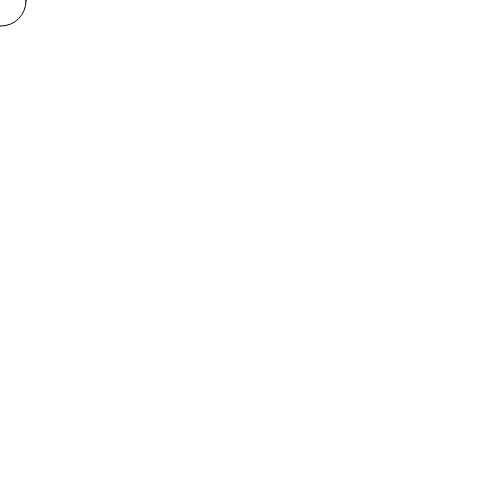
Frame 1 (no input)
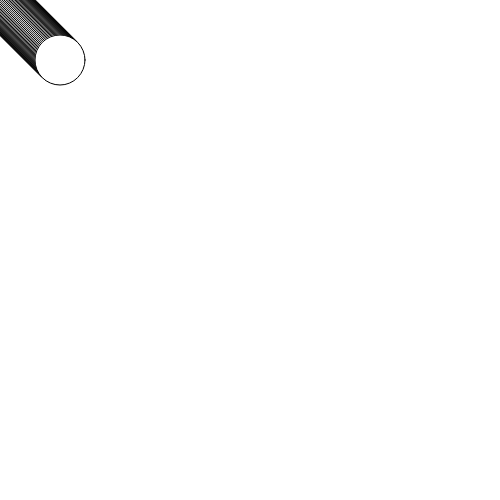
Frame 60 (no input)
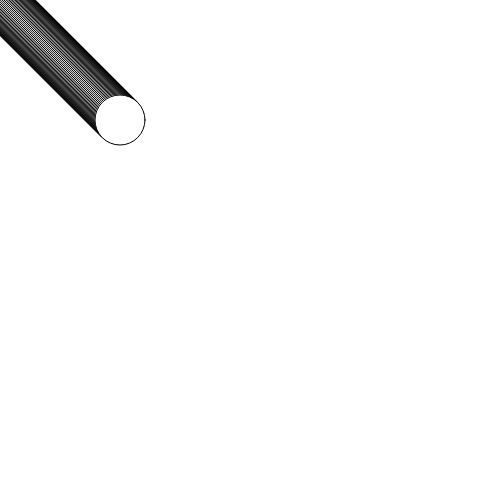
Frame 120 (the mouse pressed at the canvas centre since frame 60)

The p5.js sketch that drew these frames (run headless with seeded random() and noise() and a simulated clock; from frame 60 on, the mouse is pressed at the canvas centre):

// p5.js sketch
// ── sketch.js
var c=1;

function setup() {
  createCanvas(500,500);
}

function draw() {
  ellipse(c,c,50,50);
  c+=1
}
// ── file.js
var xOff, yOff, zOff;
var step = 100;
var pg;

function setup() {
  createCanvas(300, 300);
  pg = createGraphics(width, height);
}

function draw() {
  background('#F5FFAE');
  xOff = 0;
  for (var x=0; x<width+step; x+=step) {
    yOff = 0;    
    xOff += 0.005;
    for (var y=0; y<width+step; y+=step) {
      var ns = noise(xOff, yOff, zOff);
      var sz = map(ns, 0, 1, step*.1, step*3);
      stroke('#79F8BB');
      fill('#155674');
      if (ns<0.5) {
        stroke('#79F8BB');
        fill('#60BEB3');
      }
      ellipse(x, y, sz, sz);
      yOff += 0.01;
    }
  }
  zOff += 0.005;
  //createMask();
  //blend(pg, 0, 0, width, height, 0, 0, width, height, MULTIPLY);
}

/*function createMask() {
  var sz = width * 0.3;
  pg.beginDraw();
  pg.noFill();
  pg.strokeWeight(1);
  pg.fill('#F5FFAE',5);
  pg.noStroke();
  pg.pushMatrix();
  pg.translate(width/2, height/2);
  pg.rotate(zOff*radians(90));
  pg.triangle(-sz, sz, 0, -sz, sz, sz); 
  pg.popMatrix();
  pg.endDraw();
}*/
// ── s.js
var xOff, yOff, zOff;
var step = 10;
var pg;

function setup() {
  createCanvas(300, 300);
  pg = createGraphics(width, height);
}

function draw() {
  background('#F5FFAE');
  xOff = 0;
  for (var x=0; x<width+step; x+=step) {
    yOff = 0;    
    xOff += 0.005;
    for (var y=0; y<width+step; y+=step) {
      var ns = noise(xOff, yOff, zOff);
      var sz = map(ns, 0, 1, step*.1, step*3);
      stroke('#79F8BB');
      fill('#155674');
      if (ns<0.5) {
        stroke('#79F8BB');
        fill('#60BEB3');
      }
      ellipse(x, y, sz, sz);
      yOff += 0.01;
    }
  }
  zOff += 0.005;
  //createMask();
  //blend(pg, 0, 0, width, height, 0, 0, width, height, MULTIPLY);
}

/*function createMask() {
  var sz = width * 0.3;
  pg.beginDraw();
  pg.noFill();
  pg.strokeWeight(1);
  pg.fill('#F5FFAE',5);
  pg.noStroke();
  pg.pushMatrix();
  pg.translate(width/2, height/2);
  pg.rotate(zOff*radians(90));
  pg.triangle(-sz, sz, 0, -sz, sz, sz); 
  pg.popMatrix();
  pg.endDraw();
}*/
